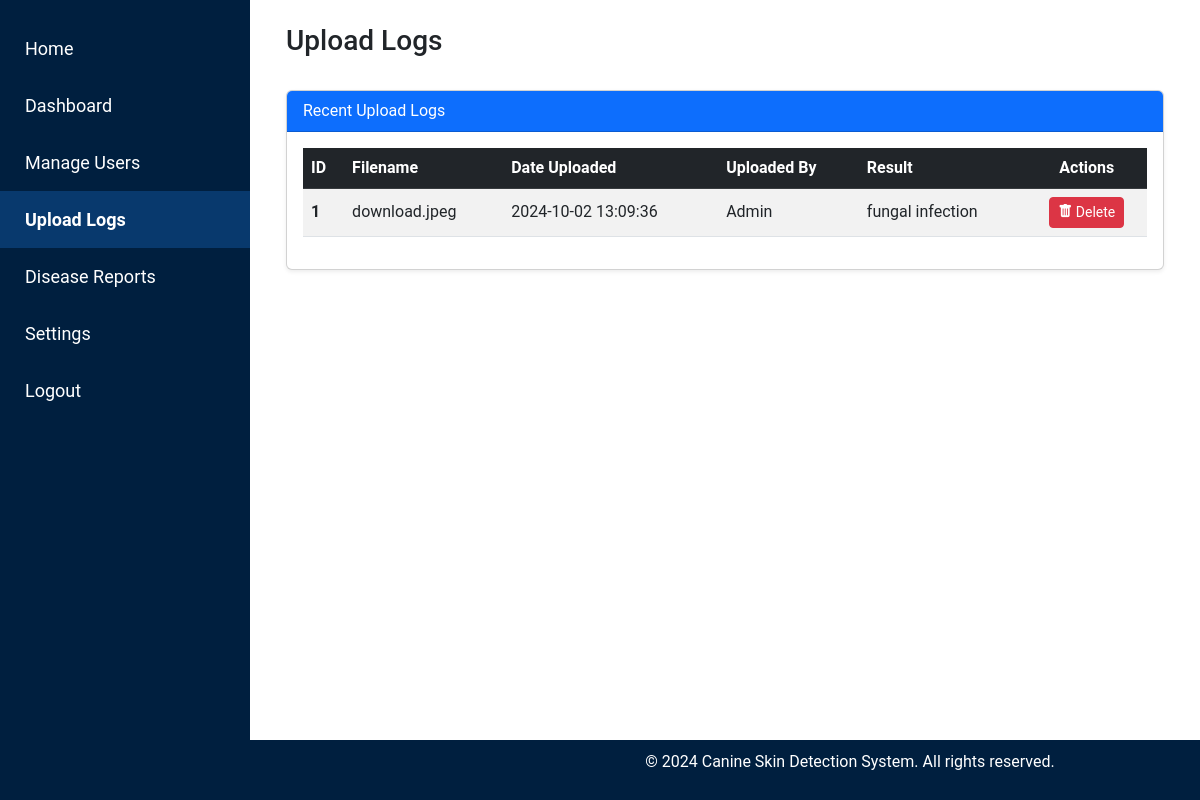
The app's page /admin/upload_logs, older data.
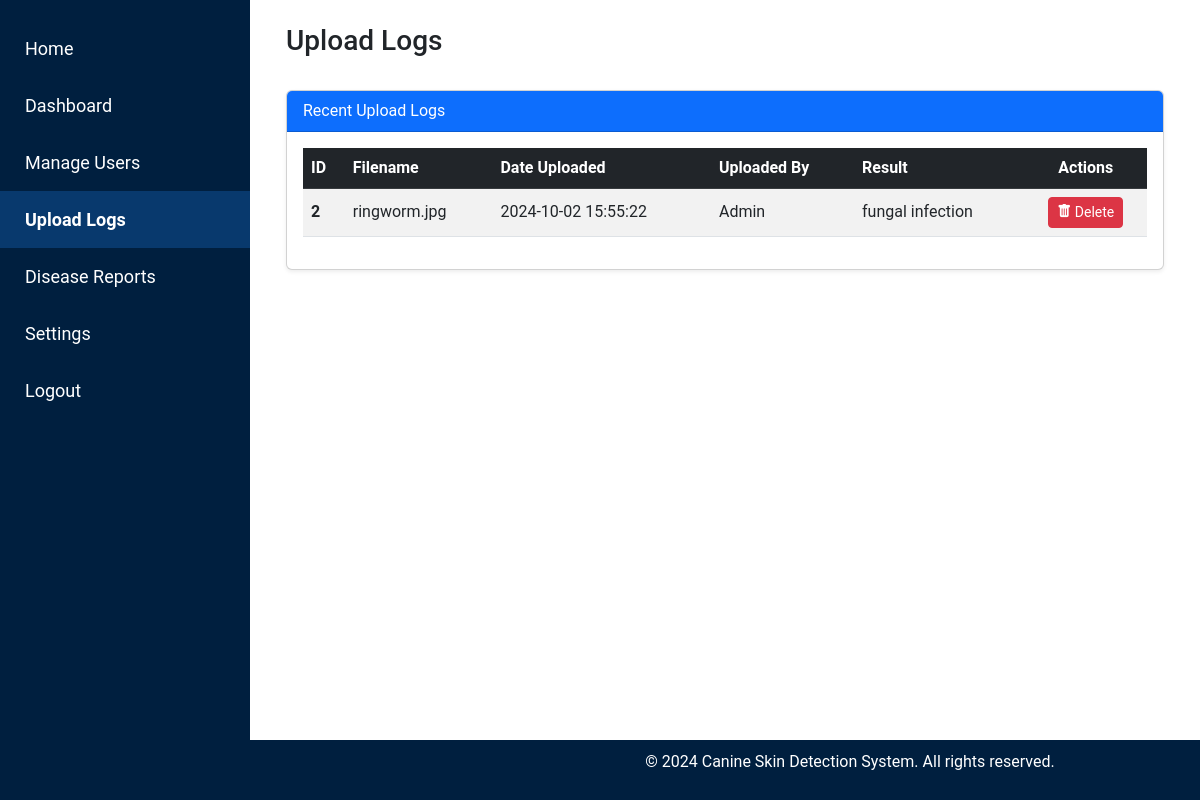
The same page, newer data.
### tables this page shows
CREATE TABLE uploads (
    id INTEGER PRIMARY KEY AUTOINCREMENT,
    filename TEXT NOT NULL,
    upload_date TIMESTAMP DEFAULT CURRENT_TIMESTAMP,
    file_type TEXT NOT NULL,
    result TEXT NOT NULL,  -- Add a column for storing the result (disease name)
    username TEXT NOT NULL  -- Store the username instead of user_id
);

### admin.py (the view)
@admin.route('/upload_logs')
def upload_logs():
    conn = get_db_connection()
    uploads = conn.execute('SELECT * FROM uploads').fetchall()
    conn.close()
    return render_template('admin/upload_logs.html', uploads=uploads)

### db.py (called while the page is built)
def get_db_connection():
    conn = sqlite3.connect('site.db')
    conn.row_factory = sqlite3.Row  # Allows accessing rows as dictionaries
    return conn

### templates/admin/upload_logs.html (shortened to what this page needs)
<!DOCTYPE html>
<html lang="en">
<head>
    <link href="https://cdn.jsdelivr.net/npm/bootstrap@5.3.0-alpha1/dist/css/bootstrap.min.css" rel="stylesheet">
    <link rel="stylesheet" href="{{ url_for('static', filename='css/admin_styles.css') }}">
    <link href="https://cdnjs.cloudflare.com/ajax/libs/bootstrap-icons/1.8.1/font/bootstrap-icons.min.css" rel="stylesheet">
</head>
<body>
    {% include 'partials/admin_sidebar.html' %}
    <div class="content p-4">
        <div class="container-fluid">
            <div class="d-flex justify-content-between align-items-center mb-4">
                <h1 class="h3">Upload Logs</h1>
            </div>
            <div class="card shadow-sm">
                <div class="card-header bg-primary text-white">
                    Recent Upload Logs
                </div>
                <div class="card-body">
                    <table class="table table-hover table-striped align-middle">
                        <thead class="table-dark">
                            <tr>
                                <th scope="col">ID</th>
                                <th scope="col">Filename</th>
                                <th scope="col">Date Uploaded</th>
                                <th scope="col">Uploaded By</th>
                                <th scope="col">Result</th>
                                <th scope="col" class="text-center">Actions</th>
                            </tr>
                        </thead>
                        <tbody>
                            {% for upload in uploads %}
                            <tr>
                                <th scope="row">{{ upload.id }}</th>
                                <td>{{ upload.filename }}</td>
                                <td>{{ upload.upload_date }}</td>
                                <td>{{ upload.username }}</td>
                                <td>{{ upload.result }}</td>
                                <td class="text-center">
                                    <form action="{{ url_for('admin.delete_log', upload_id=upload.id) }}" method="POST" onsubmit="return confirm('Are you sure you want to delete this upload?');" class="d-inline-block">
                                        <button type="submit" class="btn btn-sm btn-danger" title="Delete Upload" data-bs-toggle="tooltip" data-bs-placement="top">
                                            <i class="bi bi-trash-fill"></i> Delete
                                        </button>
                                    </form>
                                </td>
                            </tr>
                            {% endfor %}
                        </tbody>
                    </table>
                </div>
            </div>
        </div>
    </div>
    {% include 'partials/footer_admin.html' %}
</body>
</html>

### templates/partials/admin_sidebar.html (shortened to what this page needs)
<div class="sidebar">
    <a href="{{ url_for('index') }}" class="{% if request.path == url_for('index') %}active{% endif %}">
         Home
    </a>
    <a href="{{ url_for('admin.admin_dashboard') }}" class="{% if request.path == url_for('admin.admin_dashboard') %}active{% endif %}">
         Dashboard
    </a>
    <a href="{{ url_for('admin.manage_users') }}" class="{% if request.path == url_for('admin.manage_users') %}active{% endif %}">
         Manage Users
    </a>
    <a href="{{ url_for('admin.upload_logs') }}" class="{% if request.path == url_for('admin.upload_logs') %}active{% endif %}">
         Upload Logs
    </a>
    <a href="{{ url_for('admin.disease_reports') }}" class="{% if request.path == url_for('admin.disease_reports') %}active{% endif %}">
         Disease Reports
    </a>
    <a href="#" class="">
         Settings
    </a>
    <a href="{{ url_for('auth.logout') }}" class="{% if request.path == url_for('auth.logout') %}active{% endif %}">
         Logout
    </a>
</div>

### templates/partials/footer_admin.html
    <footer>
        <p>&copy; 2024 Canine Skin Detection System. All rights reserved.</p>
    </footer>

### static/css/admin_styles.css (style rules this page uses)
body { font-family: 'Roboto', sans-serif; }
.card { margin-bottom: 20px; }
.sidebar { height: 100vh; width: 250px; position: fixed; top: 0; left: 0; background-color: #001f3f; padding-top: 20px; }
.sidebar a { padding: 15px; text-decoration: none; font-size: 18px; color: white; display: block; }
.sidebar a.active { background-color: #08396d; color: white; font-weight: bold; }
.content { margin-left: 250px; padding: 20px; }
footer { background-color: #001f3f; color: white; padding: 10px 0; text-align: center; position: fixed; bottom: 0; width: 100%; left: 250px; }

Row changes from the older to the newer data that the page shows:
removed uploads: id "1", filename "download.jpeg", upload_date "2024-10-02 13:09:36", username "Admin", result "fungal infection"
added uploads: id "2", filename "ringworm.jpg", upload_date "2024-10-02 15:55:22", username "Admin", result "fungal infection"
